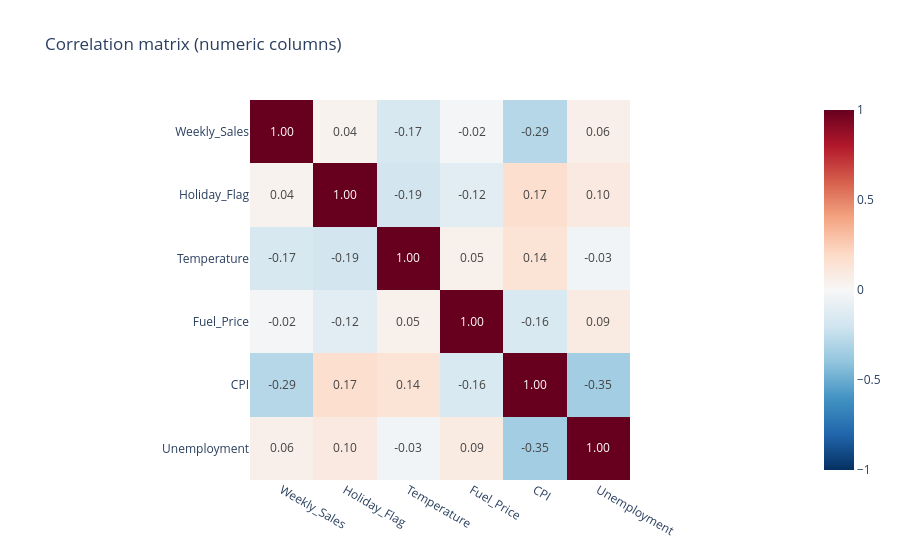

Write notebook code for a chart like this one.
### Markdown cell above
This matrix gives the linear correlation between the numeric columns. It measures how two columns move together, from -1 to +1, and it does not prove a cause. With sales, the strongest value is CPI at -0.29, then temperature at -0.17. Unemployment (0.06), the holiday flag (0.04) and fuel price (-0.02) are close to zero. `Store` is not included, because it is a category.

### Code cell
corr = df[['Weekly_Sales', 'Holiday_Flag'] + num_cols].corr()
fig = px.imshow(corr, text_auto='.2f', color_continuous_scale='RdBu_r', zmin=-1, zmax=1, title='Correlation matrix (numeric columns)')
fig.show()

### Figure 1 — Plotly figure (JSON) as saved in the notebook; plotly's stock layout.template omitted (floating-point values rounded to 4 significant figures)
{"data": [{"coloraxis": "coloraxis", "hovertemplate": "x: %{x}<br>y: %{y}<br>color: %{z}<extra></extra>", "name": "0", "texttemplate": "%{z:.2f}", "type": "heatmap", "x": ["Weekly_Sales", "Holiday_Flag", "Temperature", "Fuel_Price", "CPI", "Unemployment"], "xaxis": "x", "y": ["Weekly_Sales", "Holiday_Flag", "Temperature", "Fuel_Price", "CPI", "Unemployment"], "yaxis": "y", "z": [[1.0, 0.03704, -0.166, -0.01909, -0.2872, 0.05519], [0.03704, 1.0, -0.1879, -0.1174, 0.172, 0.09693], [-0.166, -0.1879, 1.0, 0.04894, 0.1379, -0.03012], [-0.01909, -0.1174, 0.04894, 1.0, -0.1599, 0.08624], [-0.2872, 0.172, 0.1379, -0.1599, 1.0, -0.3481], [0.05519, 0.09693, -0.03012, 0.08624, -0.3481, 1.0]]}], "layout": {"coloraxis": {"cmax": 1, "cmin": -1, "colorscale": [[0.0, "rgb(5,48,97)"], [0.1, "rgb(33,102,172)"], [0.2, "rgb(67,147,195)"], [0.3, "rgb(146,197,222)"], [0.4, "rgb(209,229,240)"], [0.5, "rgb(247,247,247)"], [0.6, "rgb(253,219,199)"], [0.7, "rgb(244,165,130)"], [0.8, "rgb(214,96,77)"], [0.9, "rgb(178,24,43)"], [1.0, "rgb(103,0,31)"]]}, "title": {"text": "Correlation matrix (numeric columns)"}, "xaxis": {"anchor": "y", "constrain": "domain", "domain": [0.0, 1.0], "scaleanchor": "y"}, "yaxis": {"anchor": "x", "autorange": "reversed", "constrain": "domain", "domain": [0.0, 1.0]}}}
